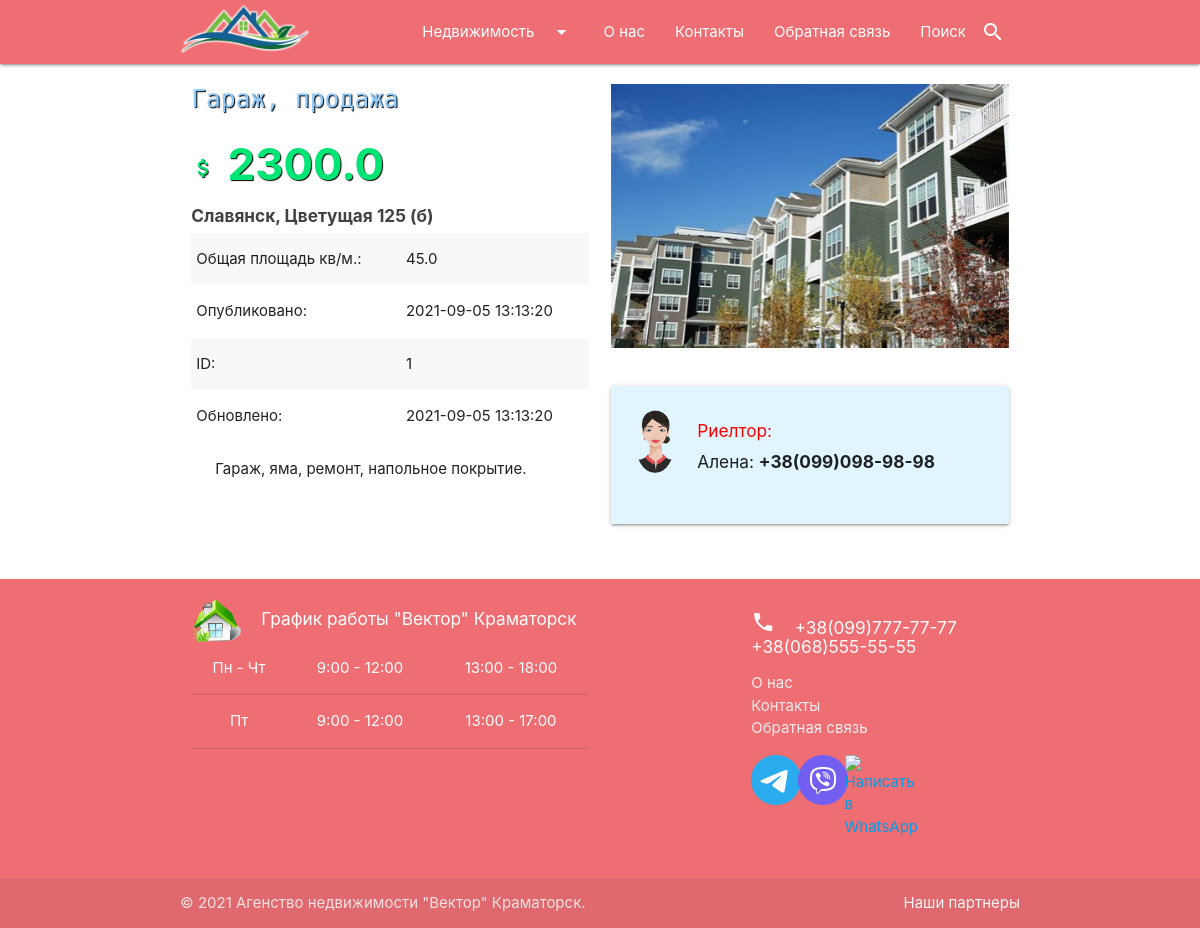
The app's page /garage/1/ with its own data.
### agency/models.py (models this page shows, shortened)
class Garage(models.Model):
    slug_title = 'Garage'
    created_at = models.DateTimeField(auto_now_add=True, verbose_name='Создано')
    updated_at = models.DateTimeField(auto_now=True, verbose_name='Обновлено')
    proposal_type = models.CharField(max_length=8, choices=_PROP_CHOICES, default=_SALE, verbose_name='Тип предложения')
    price = models.FloatField(verbose_name='Цена $')
    total_area = models.FloatField(
        default=10.0, validators=[MinValueValidator(3.0), MaxValueValidator(200.0)], verbose_name='Общая площадь кв.м'
    )
    address = models.CharField(max_length=65, verbose_name='Адрес')
    description = models.TextField(blank=True, max_length=400, verbose_name='Описание')
    image = models.ImageField(upload_to="Garages/", blank=True,  verbose_name='Фото')
    realtors = models.ManyToManyField(Realtor, blank=True, verbose_name='Риелтор')
    class Meta:
        verbose_name = 'Гараж'
        verbose_name_plural = 'Гаражи'
        ordering = ['created_at']

### agency/views.py (the view)
# urls.py: path('garage/<int:pk>/', GarageView.as_view(), name='garage'),
class GarageView(DetailView):
    model = Garage

### agency/templates/agency/garage_detail.html (shortened to what this page needs)
{% extends 'index.html' %}
{% block content %}
<div class="container">
    <div class="row">
        <div class="col s12 m12 l6 xl6">
            <h5 class="itemTitle">
                Гараж,
                {% if object.proposal_type == 'sale' %}
                продажа
                {% elif object.proposal_type == 'rental' %}
                аренда
                {% elif object.proposal_type == 'exchange' %}
                обмен
                {% else %}
                unknown
                {% endif %}
            </h5>
            <h3 class="itemPrice">
                <i class="material-icons">attach_money</i>
                <b>{{ object.price }}</b>
            </h3>
            <span class="grey-text text-darken-3"><h6><b>{{ object.address }}</b></h6></span>
            <table class="striped">
                <tbody>
                <tr>
                    <td>Общая площадь кв/м.:</td>
                    <td>{{ object.total_area }}</td>
                </tr>
                <tr>
                    <td>Опубликовано:</td>
                    <td>{{ object.created_at | date:"Y-m-d H:i:s" }}</td>
                </tr>
                <tr>
                    <td>ID:</td>
                    <td>{{ object.pk }}</td>
                </tr>
                <tr>
                    <td>Обновлено:</td>
                    <td>{{ object.updated_at | date:"Y-m-d H:i:s" }}</td>
                </tr>
                </tbody>
            </table>
            <div class="col s12">
                <p>&nbsp;&nbsp;&nbsp;{{ object.description }}</p>
            </div>
        </div>
        <div class="col s12 m12 l6 xl6">
            <div class="row">
                {% if object.image %}
                <div class="col s12">
                    <img class="materialboxed responsive-img representImage" src="{{ object.image.url }}">
                </div>
                {% else %}
                    <br>
                    <br>
                    <br>
                {% endif %}
                {% if object.realtors.all %}
                <div class="col s8 offset-s2" style="margin-top: 20px;">
                    <table>
                        <thead>
                        <tr>
                            <th style="color: red;">Риелтор:</th>
                        </tr>
                        </thead>
                        <tbody>
                            {% for realtor in object.realtors.all %}
                            <tr>
                                <td>{{ realtor.name }}</td>
                                <td><b>{{ realtor.phone }}</b></td>
                            </tr>
                            {% endfor %}
                        </tbody>
                    </table>
                </div>
                {% else %}
                <div class="col s12 m12 l12 xl8 offset-xl2" style="margin-top: 30px;">
                    <div class="card-panel light-blue lighten-5 z-depth-1">
                        <div class="row valign-wrapper">
                            <div class="col s2">
                                <img src="/media/logos/female.png" alt="" class="circle responsive-img">
                            </div>
                            <div class="col s10">
                                <h6 style="color: red;">Риелтор:</h6>
                                <h6>Алена: <b>+38(099)098-98-98</b></h6>
                            </div>
                        </div>
                    </div>
                </div>
                {% endif %}
            </div>
        </div>
    </div>
</div>
{% endblock %}

### rental/static/css/main.css (style rules this page uses)
body { display: flex; min-height: 100vh; flex-direction: column; }
.itemPrice { color: #00e676; text-shadow: 1px 1px 1px black; }
.itemTitle { font-family: 'Rubik Mono One', sans-serif; color: #90caf9; text-shadow: 1px 1px 1px black; margin-top: 21px; }
.representImage { margin-top: 20px; display: block; margin-left: auto; margin-right: auto; }

### records on screen
Garage: price "2300.0", address "Славянск, Цветущая 125 (б)", total_area "45.0", created_at "2021-09-05 13:13:20", pk "1", updated_at "2021-09-05 13:13:20", description "Гараж, яма, ремонт, напольное покрытие.", image (picture)
